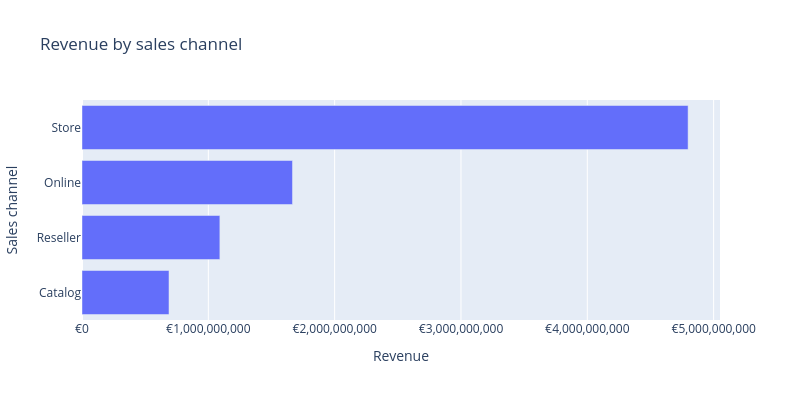

Notebook code for this chart:
### Code cell
fig = px.bar(
    #Bar chart maken met behulp van channel_revenue dataframe.
    channel_revenue,
    x="Revenue",
    y="ChannelName",
    orientation="h",
    title="Revenue by sales channel"
)

fig.update_layout(
    xaxis_title="Revenue",
    yaxis_title="Sales channel",
    height=400,
    width = 800
)
#Titels voor axes instellen.
#Hoogte en wijdte van de chart instellen.

fig.update_xaxes(
    tickprefix="€",
    tickformat=",.0f"
)

fig.show()

### Figure 1 — Plotly figure (JSON) as saved in the notebook; plotly's stock layout.template omitted (floating-point values rounded to 4 significant figures)
{"data": [{"hovertemplate": "Revenue=%{x}<br>ChannelName=%{y}<extra></extra>", "legendgroup": "", "marker": {"color": "#636efa", "pattern": {"shape": ""}}, "name": "", "orientation": "h", "showlegend": false, "textposition": "auto", "type": "bar", "x": [688600000.0, 1091000000.0, 1666000000.0, 4798000000.0], "xaxis": "x", "y": ["Catalog", "Reseller", "Online", "Store"], "yaxis": "y"}], "layout": {"barmode": "relative", "height": 400, "legend": {"tracegroupgap": 0}, "title": {"text": "Revenue by sales channel"}, "width": 800, "xaxis": {"anchor": "y", "domain": [0, 1], "tickformat": ",.0f", "tickprefix": "€", "title": {"text": "Revenue"}}, "yaxis": {"anchor": "x", "domain": [0, 1], "title": {"text": "Sales channel"}}}}
